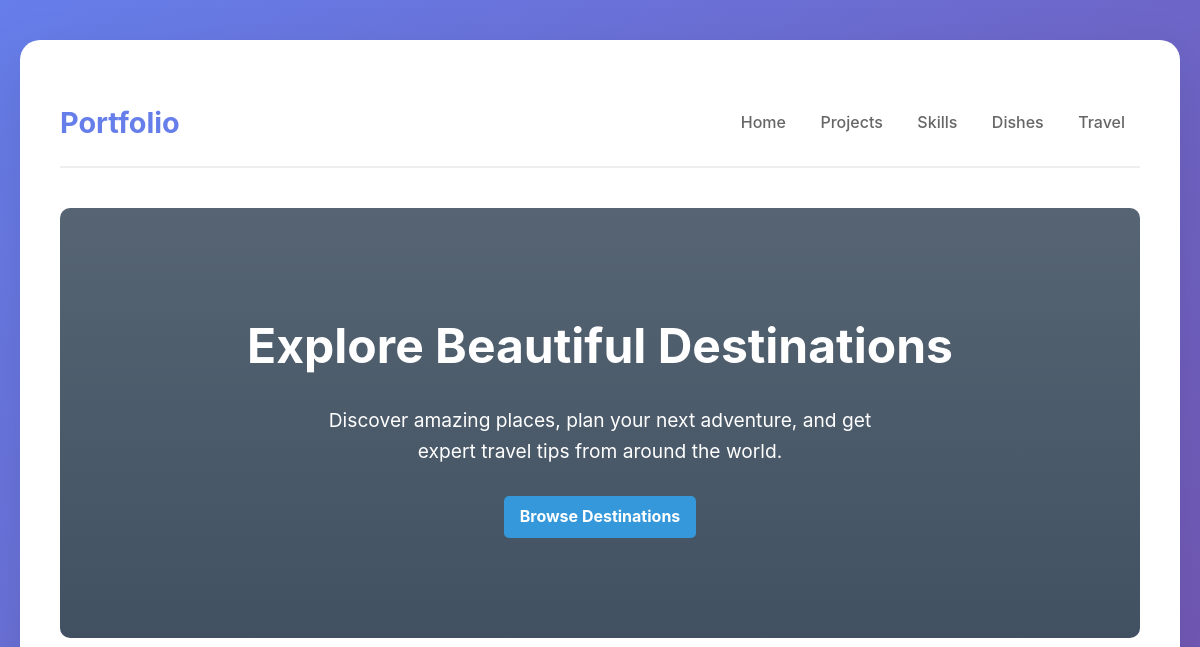
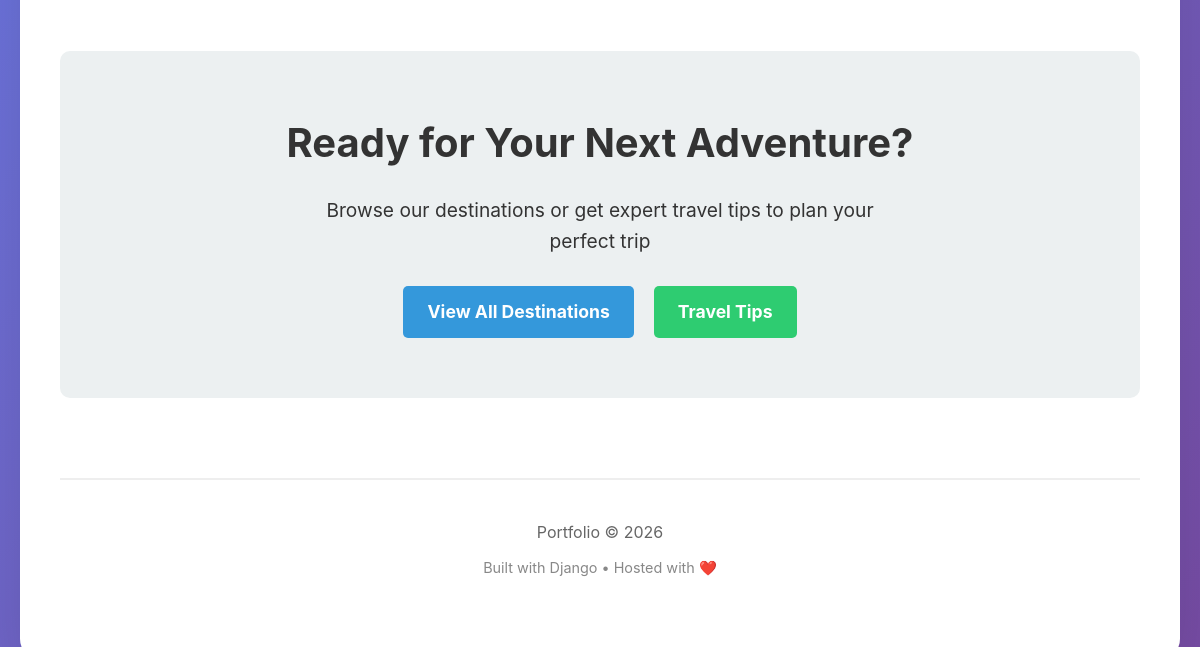
The page /travel/ on the database as committed earlier (2 pictures, top to bottom).
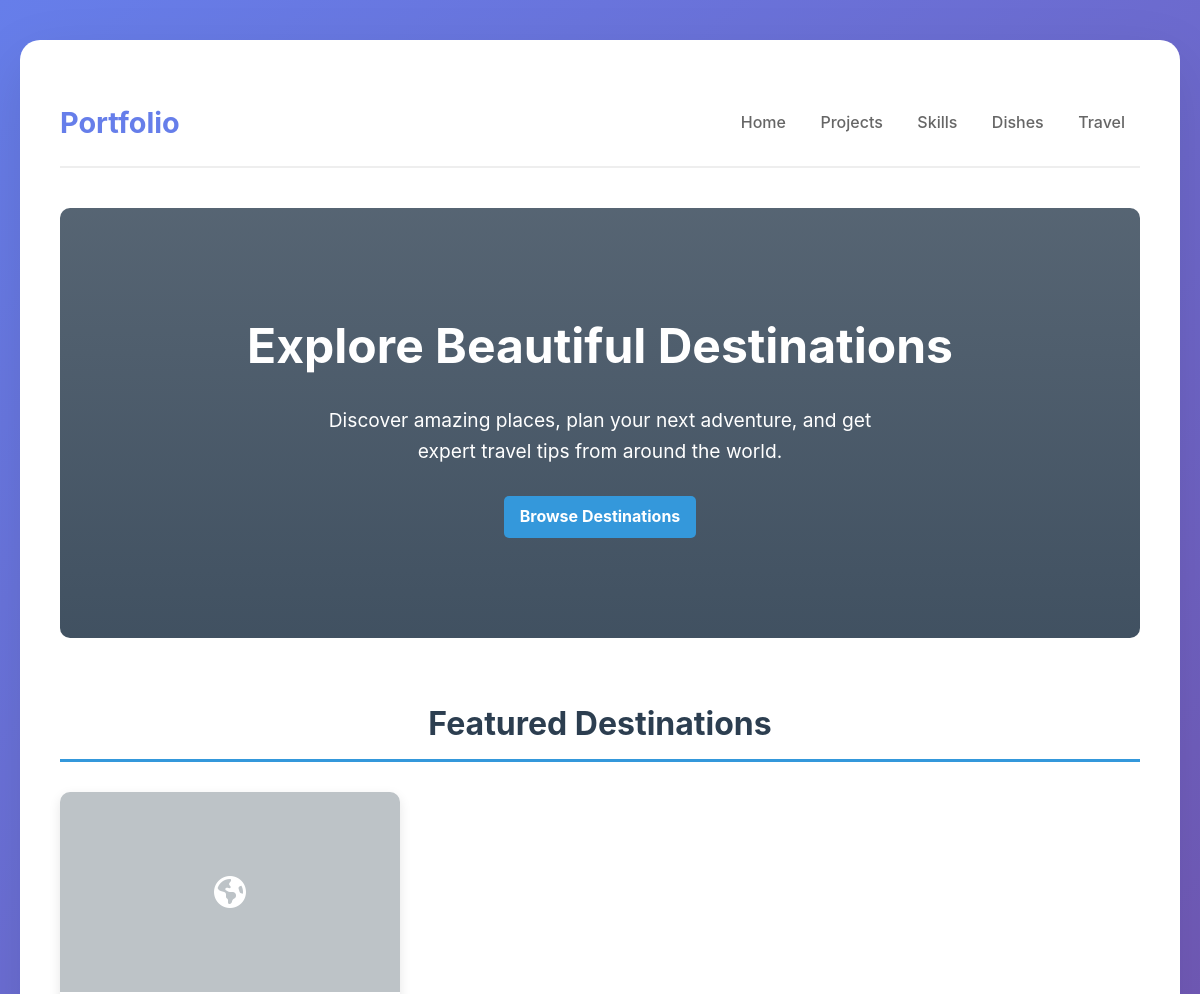
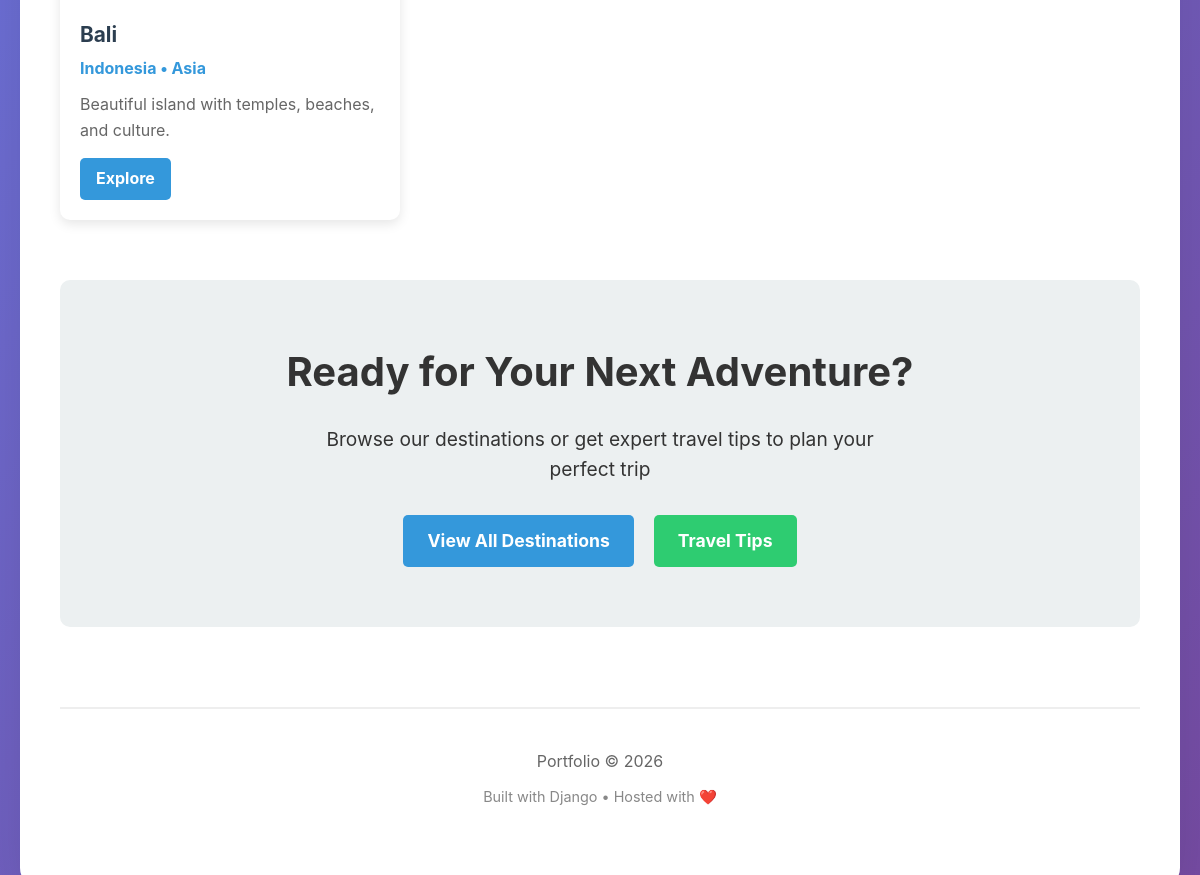
The same page on the database as committed later (2 pictures, top to bottom).
### travel/models.py (models this page shows, shortened)
class Destination(models.Model):
    CONTINENT_CHOICES = [
        ('africa', 'Africa'),
        ('asia', 'Asia'),
        ('europe', 'Europe'),
        ('north_america', 'North America'),
        ('south_america', 'South America'),
        ('oceania', 'Oceania'),
        ('antarctica', 'Antarctica'),
    ]
    name = models.CharField(max_length=200)
    slug = models.SlugField(unique=True, blank=True)
    country = models.CharField(max_length=100)
    continent = models.CharField(max_length=50, choices=CONTINENT_CHOICES)
    description = models.TextField()
    best_time_to_visit = models.CharField(max_length=200, blank=True)
    estimated_cost = models.DecimalField(max_digits=10, decimal_places=2, help_text="Estimated cost per person in USD")
    featured_image = models.ImageField(upload_to='travel/destinations/', blank=True, null=True)
    created_at = models.DateTimeField(auto_now_add=True)
    updated_at = models.DateTimeField(auto_now=True)

### travel/views.py (the view)
# urls.py: path('', views.travel_home, name='home'),
def travel_home(request):
    featured_destinations = Destination.objects.all()[:6]
    featured_trips = Trip.objects.filter(featured=True)[:4]
    travel_tips = TravelTip.objects.filter(featured=True)[:3]
    popular_destinations = Destination.objects.annotate(
        trip_count=Count('trips')
    ).order_by('-trip_count')[:4]
    context = {
        'featured_destinations': featured_destinations,
        'featured_trips': featured_trips,
        'travel_tips': travel_tips,
        'popular_destinations': popular_destinations,
    }
    return render(request, 'travel/index.html', context)

### travel/templates/travel/index.html (shortened to what this page needs)
{% load static %}
<!DOCTYPE html>
<html lang="en">
<head>
    <link rel="stylesheet" href="https://cdnjs.cloudflare.com/ajax/libs/font-awesome/6.4.0/css/all.min.css">
    <link rel="stylesheet" href="{% static 'landing/css/main.css' %}">
    <link rel="stylesheet" href="{% static 'landing/css/animations.css' %}">
    <link rel="stylesheet" href="{% static 'landing/css/mobile-menu.css' %}">
</head>
<body>
    <div class="container">
        <header>
            <a href="/" class="logo">
                Portfolio
            </a>
            <nav>
                <a href="/">Home</a>
                <a href="/projects/">Projects</a>
                <a href="/skills/">Skills</a>
                <a href="/dishes/">Dishes</a>
                <a href="/travel/" class="active">Travel</a>
            </nav>
        </header>
        <main>
            <section class="travel-hero">
                <h1>Explore Beautiful Destinations</h1>
                <p>Discover amazing places, plan your next adventure, and get expert travel tips from around the world.</p>
                <a href="/travel/destinations/" class="btn-explore">Browse Destinations</a>
            </section>
            {% if featured_destinations %}
            <section class="featured-section">
                <h2 class="section-title">Featured Destinations</h2>
                <div class="destinations-grid">
                    {% for destination in featured_destinations %}
                    <div class="destination-card">
                        {% if destination.featured_image %}
                        <img src="{{ destination.featured_image.url }}" alt="{{ destination.name }}" class="destination-image">
                        {% else %}
                        <div style="width: 100%; height: 200px; background: #bdc3c7; display: flex; align-items: center; justify-content: center; color: white; font-size: 2em;">
                            <i class="fas fa-globe-americas"></i>
                        </div>
                        {% endif %}
                        <div class="destination-info">
                            <h3 class="destination-name">{{ destination.name }}</h3>
                            <p class="destination-country">{{ destination.country }} • {{ destination.get_continent_display }}</p>
                            <p style="color: #666; margin-bottom: 15px;">{{ destination.description|truncatechars:120 }}</p>
                            <a href="/travel/destinations/{{ destination.slug }}/" class="btn-explore">Explore</a>
                        </div>
                    </div>
                    {% endfor %}
                </div>
            </section>
            {% endif %}
            <section class="cta-section">
                <h2 style="font-size: 2.5rem; margin-bottom: 20px;">Ready for Your Next Adventure?</h2>
                <p style="font-size: 1.2rem; margin-bottom: 30px; max-width: 600px; margin-left: auto; margin-right: auto;">
                    Browse our destinations or get expert travel tips to plan your perfect trip
                </p>
                <div class="cta-buttons">
                    <a href="/travel/destinations/" class="cta-button">View All Destinations</a>
                    <a href="/travel/tips/" class="cta-button secondary">Travel Tips</a>
                </div>
            </section>
        </main>
        <footer>
            <p>Portfolio &copy; {% now "Y" %}</p>
            <p class="footer-note">
                Built with Django • Hosted with ❤️
            </p>
        </footer>
    </div>
</body>
</html>

### landing/static/landing/css/main.css (style rules this page uses)
* { margin: 0; padding: 0; box-sizing: border-box; }
body { font-family: -apple-system, BlinkMacSystemFont, 'Segoe UI', Roboto, Oxygen, Ubuntu, sans-serif; line-height: 1.6; color: #333; max-width: 1200px; margin: 0 auto; padding: 20px; background: linear-gradient(135deg, #667eea 0%, #764ba2 100%); min-height: 100vh; }
.container { background: white; border-radius: 20px; padding: 40px; box-shadow: 0 20px 60px rgba(0,0,0,0.1); margin-top: 20px; }
header { display: flex; justify-content: space-between; align-items: center; padding: 20px 0; border-bottom: 2px solid #eee; margin-bottom: 40px; }
.logo { font-size: 1.8em; font-weight: bold; color: #667eea; text-decoration: none; }
nav a { margin: 0 15px; text-decoration: none; color: #666; font-weight: 500; transition: color 0.3s; }
.cta-button { display: inline-block; background: white; color: #667eea; padding: 15px 40px; border-radius: 50px; text-decoration: none; font-weight: bold; font-size: 1.1em; transition: transform 0.3s, box-shadow 0.3s; }
.section-title { font-size: 2.5em; margin: 60px 0 30px; color: #333; text-align: center; }
footer { margin-top: 80px; padding: 40px 0; border-top: 2px solid #eee; text-align: center; color: #666; }
.footer-note { margin-top: 10px; font-size: 0.9em; color: #888; }

### travel/templates/travel/index.html (style rules this page uses)
.travel-hero { background: linear-gradient(rgba(44, 62, 80, 0.8), rgba(44, 62, 80, 0.9)); color: white; padding: 100px 20px; text-align: center; border-radius: 10px; margin: 30px 0; }
.travel-hero h1 { font-size: 3rem; margin-bottom: 20px; }
.travel-hero p { font-size: 1.2rem; max-width: 600px; margin: 0 auto 30px; }
.featured-section { margin: 60px 0; }
.section-title { font-size: 2rem; color: #2c3e50; margin-bottom: 30px; padding-bottom: 10px; border-bottom: 3px solid #3498db; }
.destinations-grid, .trips-grid { display: grid; grid-template-columns: repeat(auto-fill, minmax(300px, 1fr)); gap: 30px; margin-top: 20px; }
.destination-card, .trip-card { background: white; border-radius: 10px; overflow: hidden; box-shadow: 0 4px 12px rgba(0,0,0,0.1); transition: transform 0.3s, box-shadow 0.3s; }
.destination-info, .trip-content { padding: 20px; }
.destination-name { font-size: 1.3rem; margin: 0 0 5px 0; color: #2c3e50; }
.destination-country { color: #3498db; font-weight: bold; margin-bottom: 10px; }
.btn-explore { display: inline-block; padding: 8px 16px; background: #3498db; color: white; text-decoration: none; border-radius: 5px; font-weight: bold; transition: background 0.3s; }
.cta-section { text-align: center; padding: 60px 20px; background: #ecf0f1; border-radius: 10px; margin: 60px 0; }
.cta-buttons { display: flex; gap: 20px; justify-content: center; margin-top: 30px; }
.cta-button { padding: 12px 24px; background: #3498db; color: white; text-decoration: none; border-radius: 5px; font-weight: bold; transition: background 0.3s; }
.cta-button.secondary { background: #2ecc71; }

Rows that differ between the two databases and show on the page:
added Destination: name "Bali", country "Indonesia", continent "Asia", description "Beautiful island with temples, beaches, and culture."
Other text that changed with them:
text now shown: "Featured Destinations"
